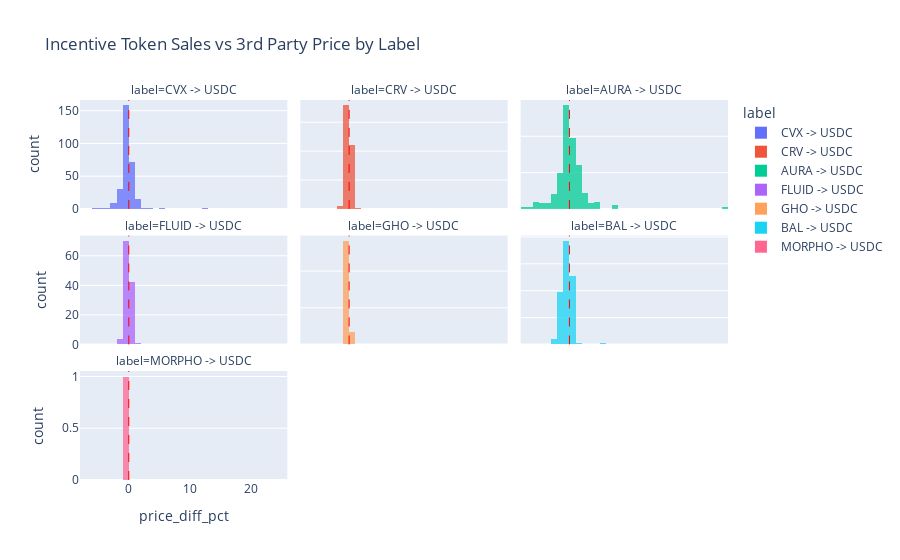

This figure's notebook cell:
### Code cell
import plotly.express as px

fig = px.histogram(
    base_weth_sales_df,
    x="price_diff_pct",
    facet_col="label",  # split into subplots per label
    facet_col_wrap=3,  # wrap into rows after 3 columns
    nbins=50,
    title="Incentive Token Sales vs 3rd Party Price by Label",
    color="label",  # optional: color by label
    opacity=0.75,
)

# Optional: add 0% reference line to each subplot
fig.update_yaxes(matches=None)  # allow independent y-scales
fig.add_vline(x=0, line_width=1, line_dash="dash", line_color="red")

fig.show()

### Figure 1 — Plotly figure (JSON) as saved in the notebook; plotly's stock layout.template omitted (floating-point values rounded to 4 significant figures; data arrays with more than 128 entries replaced by an {"elided": "..."} marker saying what was removed)
{"data": [{"alignmentgroup": "True", "bingroup": "x", "hovertemplate": "label=CVX -> USDC<br>price_diff_pct=%{x}<br>count=%{y}<extra></extra>", "legendgroup": "CVX -> USDC", "marker": {"color": "#636efa", "opacity": 0.75, "pattern": {"shape": ""}}, "name": "CVX -> USDC", "nbinsx": 50, "offsetgroup": "CVX -> USDC", "orientation": "v", "showlegend": true, "type": "histogram", "x": {"elided": "293 float values"}, "xaxis": "x7", "yaxis": "y7"}, {"alignmentgroup": "True", "bingroup": "x", "hovertemplate": "label=CRV -> USDC<br>price_diff_pct=%{x}<br>count=%{y}<extra></extra>", "legendgroup": "CRV -> USDC", "marker": {"color": "#EF553B", "opacity": 0.75, "pattern": {"shape": ""}}, "name": "CRV -> USDC", "nbinsx": 50, "offsetgroup": "CRV -> USDC", "orientation": "v", "showlegend": true, "type": "histogram", "x": {"elided": "296 float values"}, "xaxis": "x8", "yaxis": "y8"}, {"alignmentgroup": "True", "bingroup": "x", "hovertemplate": "label=AURA -> USDC<br>price_diff_pct=%{x}<br>count=%{y}<extra></extra>", "legendgroup": "AURA -> USDC", "marker": {"color": "#00cc96", "opacity": 0.75, "pattern": {"shape": ""}}, "name": "AURA -> USDC", "nbinsx": 50, "offsetgroup": "AURA -> USDC", "orientation": "v", "showlegend": true, "type": "histogram", "x": {"elided": "179 float values"}, "xaxis": "x9", "yaxis": "y9"}, {"alignmentgroup": "True", "bingroup": "x", "hovertemplate": "label=FLUID -> USDC<br>price_diff_pct=%{x}<br>count=%{y}<extra></extra>", "legendgroup": "FLUID -> USDC", "marker": {"color": "#ab63fa", "opacity": 0.75, "pattern": {"shape": ""}}, "name": "FLUID -> USDC", "nbinsx": 50, "offsetgroup": "FLUID -> USDC", "orientation": "v", "showlegend": true, "type": "histogram", "x": [-0.2144, -0.1933, 0.03806, 0.2595, -0.02809, 0.2084, 0.3298, -0.1556, -0.1485, -0.2599, -0.3879, -0.2563, 0.2394, 0.04557, 1.077, -0.3716, -0.9082, 0.2473, -0.0818, 0.1125, 0.3513, -0.8236, -0.02707, 0.4105, 0.8001, -0.2519, -0.3881, 0.09495, -0.5332, 0.2413, -0.9005, -0.348, -1.207, 0.4013, -0.7799, -0.1611, -0.1219, -0.6771, 0.7427, -0.3389, -0.3725, -0.1887, 0.01966, 0.3017, -1.974, -0.479, -0.5858, -0.296, 0.2427, -0.7966, -0.5371, -0.1678, 0.1419, 0.2875, -0.06334, -0.3855, -0.3181, 0.5354, 0.3673, 0.3618, 0.2641, -0.2929, -0.105, 0.6071, -0.3584, 0.489, -0.05696, -0.1357, -0.07273, 0.3277, 0.2426, -0.4687, -0.4417, 0.7124, -0.3447, -0.08546, -0.05458, -0.8133, 0.2337, -0.1879, -0.31, -0.4195, 0.3454, -0.3486, 0.04162, 0.1898, -1.319, -0.5646, -0.2199, -0.2626, 0.2658, 0.1061, -0.6096, -1.771, -0.3173, -0.7503, 0.354, -0.6919, -0.1434, 0.04922, -0.01312, 0.2286, 0.09023, -0.039, -0.2347, 0.5815, -0.07401, -0.8931, 0.3797, -0.1865, -0.8905, -0.1273, -0.09176, -0.496, -0.6707, -0.7967, 0.005746], "xaxis": "x4", "yaxis": "y4"}, {"alignmentgroup": "True", "bingroup": "x", "hovertemplate": "label=GHO -> USDC<br>price_diff_pct=%{x}<br>count=%{y}<extra></extra>", "legendgroup": "GHO -> USDC", "marker": {"color": "#FFA15A", "opacity": 0.75, "pattern": {"shape": ""}}, "name": "GHO -> USDC", "nbinsx": 50, "offsetgroup": "GHO -> USDC", "orientation": "v", "showlegend": true, "type": "histogram", "x": {"elided": "158 float values"}, "xaxis": "x5", "yaxis": "y5"}, {"alignmentgroup": "True", "bingroup": "x", "hovertemplate": "label=BAL -> USDC<br>price_diff_pct=%{x}<br>count=%{y}<extra></extra>", "legendgroup": "BAL -> USDC", "marker": {"color": "#19d3f3", "opacity": 0.75, "pattern": {"shape": ""}}, "name": "BAL -> USDC", "nbinsx": 50, "offsetgroup": "BAL -> USDC", "orientation": "v", "showlegend": true, "type": "histogram", "x": {"elided": "173 float values"}, "xaxis": "x6", "yaxis": "y6"}, {"alignmentgroup": "True", "bingroup": "x", "hovertemplate": "label=MORPHO -> USDC<br>price_diff_pct=%{x}<br>count=%{y}<extra></extra>", "legendgroup": "MORPHO -> USDC", "marker": {"color": "#FF6692", "opacity": 0.75, "pattern": {"shape": ""}}, "name": "MORPHO -> USDC", "nbinsx": 50, "offsetgroup": "MORPHO -> USDC", "orientation": "v", "showlegend": true, "type": "histogram", "x": [-0.282], "xaxis": "x", "yaxis": "y"}], "layout": {"annotations": [{"showarrow": false, "text": "label=MORPHO -> USDC", "x": 0.16, "xanchor": "center", "xref": "paper", "y": 0.2867, "yanchor": "bottom", "yref": "paper"}, {"showarrow": false, "text": "label=FLUID -> USDC", "x": 0.16, "xanchor": "center", "xref": "paper", "y": 0.6433, "yanchor": "bottom", "yref": "paper"}, {"showarrow": false, "text": "label=GHO -> USDC", "x": 0.5, "xanchor": "center", "xref": "paper", "y": 0.6433, "yanchor": "bottom", "yref": "paper"}, {"showarrow": false, "text": "label=BAL -> USDC", "x": 0.84, "xanchor": "center", "xref": "paper", "y": 0.6433, "yanchor": "bottom", "yref": "paper"}, {"showarrow": false, "text": "label=CVX -> USDC", "x": 0.16, "xanchor": "center", "xref": "paper", "y": 1.0, "yanchor": "bottom", "yref": "paper"}, {"showarrow": false, "text": "label=CRV -> USDC", "x": 0.5, "xanchor": "center", "xref": "paper", "y": 1.0, "yanchor": "bottom", "yref": "paper"}, {"showarrow": false, "text": "label=AURA -> USDC", "x": 0.84, "xanchor": "center", "xref": "paper", "y": 1.0, "yanchor": "bottom", "yref": "paper"}], "barmode": "relative", "legend": {"title": {"text": "label"}, "tracegroupgap": 0}, "shapes": [{"line": {"color": "red", "dash": "dash", "width": 1}, "type": "line", "x0": 0, "x1": 0, "xref": "x", "y0": 0, "y1": 1, "yref": "y domain"}, {"line": {"color": "red", "dash": "dash", "width": 1}, "type": "line", "x0": 0, "x1": 0, "xref": "x4", "y0": 0, "y1": 1, "yref": "y4 domain"}, {"line": {"color": "red", "dash": "dash", "width": 1}, "type": "line", "x0": 0, "x1": 0, "xref": "x5", "y0": 0, "y1": 1, "yref": "y5 domain"}, {"line": {"color": "red", "dash": "dash", "width": 1}, "type": "line", "x0": 0, "x1": 0, "xref": "x6", "y0": 0, "y1": 1, "yref": "y6 domain"}, {"line": {"color": "red", "dash": "dash", "width": 1}, "type": "line", "x0": 0, "x1": 0, "xref": "x7", "y0": 0, "y1": 1, "yref": "y7 domain"}, {"line": {"color": "red", "dash": "dash", "width": 1}, "type": "line", "x0": 0, "x1": 0, "xref": "x8", "y0": 0, "y1": 1, "yref": "y8 domain"}, {"line": {"color": "red", "dash": "dash", "width": 1}, "type": "line", "x0": 0, "x1": 0, "xref": "x9", "y0": 0, "y1": 1, "yref": "y9 domain"}], "title": {"text": "Incentive Token Sales vs 3rd Party Price by Label"}, "xaxis": {"anchor": "y", "domain": [0, 0.32], "title": {"text": "price_diff_pct"}}, "xaxis2": {"anchor": "y2", "domain": [0.34, 0.66], "matches": "x", "title": {"text": "price_diff_pct"}}, "xaxis3": {"anchor": "y3", "domain": [0.68, 1.0], "matches": "x", "title": {"text": "price_diff_pct"}}, "xaxis4": {"anchor": "y4", "domain": [0, 0.32], "matches": "x", "showticklabels": false}, "xaxis5": {"anchor": "y5", "domain": [0.34, 0.66], "matches": "x", "showticklabels": false}, "xaxis6": {"anchor": "y6", "domain": [0.68, 1.0], "matches": "x", "showticklabels": false}, "xaxis7": {"anchor": "y7", "domain": [0, 0.32], "matches": "x", "showticklabels": false}, "xaxis8": {"anchor": "y8", "domain": [0.34, 0.66], "matches": "x", "showticklabels": false}, "xaxis9": {"anchor": "y9", "domain": [0.68, 1.0], "matches": "x", "showticklabels": false}, "yaxis": {"anchor": "x", "domain": [0, 0.2867], "title": {"text": "count"}}, "yaxis2": {"anchor": "x2", "domain": [0, 0.2867], "showticklabels": false}, "yaxis3": {"anchor": "x3", "domain": [0, 0.2867], "showticklabels": false}, "yaxis4": {"anchor": "x4", "domain": [0.3567, 0.6433], "title": {"text": "count"}}, "yaxis5": {"anchor": "x5", "domain": [0.3567, 0.6433], "showticklabels": false}, "yaxis6": {"anchor": "x6", "domain": [0.3567, 0.6433], "showticklabels": false}, "yaxis7": {"anchor": "x7", "domain": [0.7133, 1.0], "title": {"text": "count"}}, "yaxis8": {"anchor": "x8", "domain": [0.7133, 1.0], "showticklabels": false}, "yaxis9": {"anchor": "x9", "domain": [0.7133, 1.0], "showticklabels": false}}}
